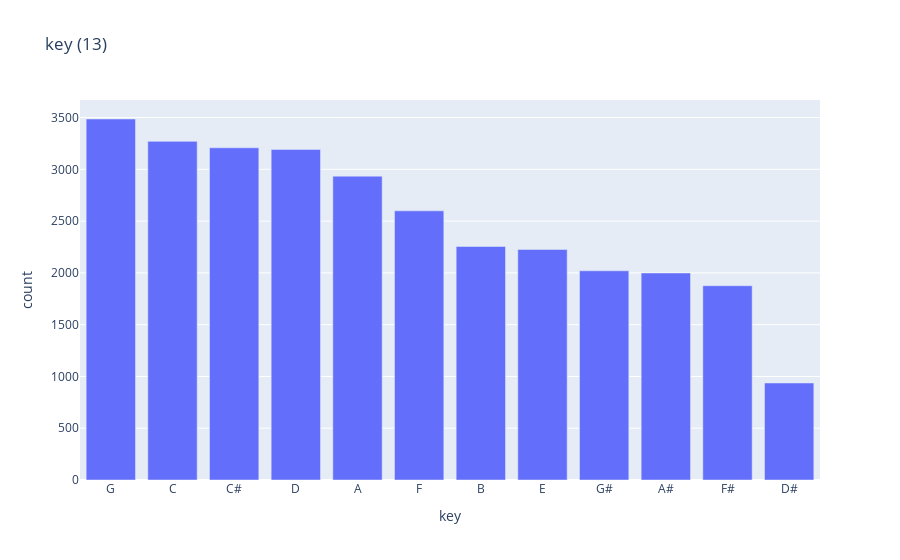
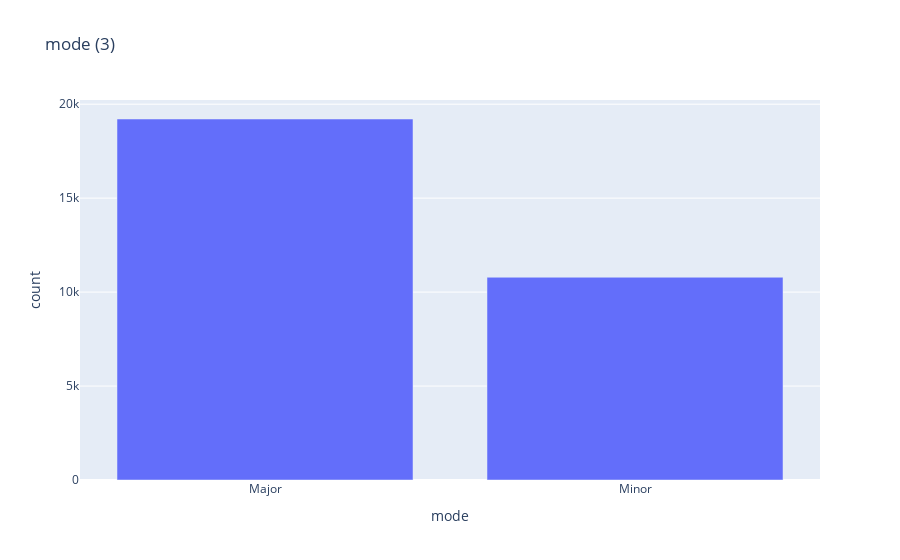
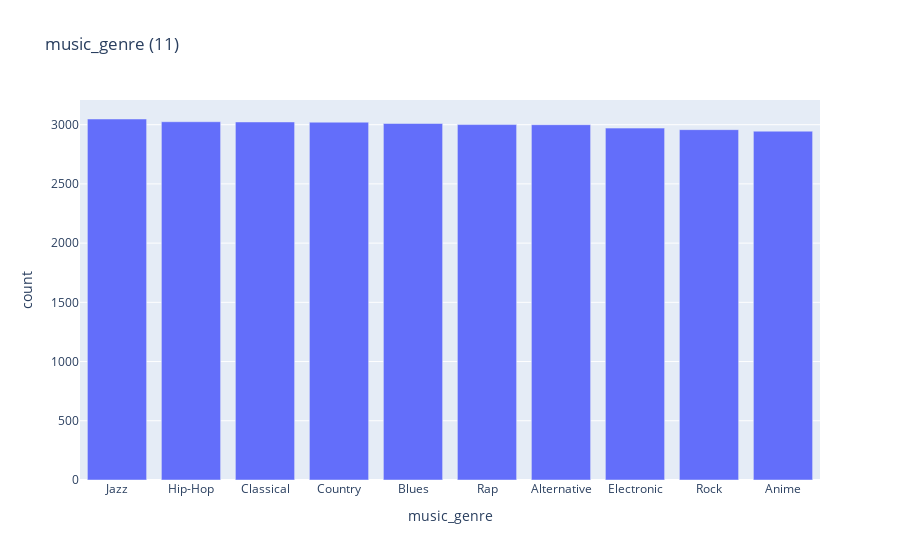

Notebook source saved alongside these figures, in order:
### Code cell
from pyspark.sql.functions import count, when, isnan, col

# Analyze data
print("Number of rows: ", app_df.count())
numerical_features = [t[0] for t in app_df.dtypes if t[1] == 'int' or t[1] == 'double']
categorical_features = [t[0] for t in app_df.dtypes if t[1] == 'string']
print("Number of numerical features: ", len(numerical_features))
print("Number of categorical features: ", len(categorical_features))

# print statistical summary of numerical features
descriptors = app_df.select(numerical_features).describe().toPandas()
# add missing values count
missing_values = app_df.select([count(when(isnan(c) | col(c).isNull(), c)).alias(c) for c in numerical_features]).toPandas()
missing_values["summary"] = "missing"
descriptors = pd.concat([descriptors, missing_values], ignore_index=True)
descriptors = descriptors.transpose()
descriptors = descriptors.rename(columns=descriptors.iloc[0]).drop(descriptors.index[0])
descriptors = descriptors.astype(float)

print("Statistical summary of numerical features:")
display(descriptors.round(2))

# print statistical summary of categorical features
print("Statistical summary of categorical features:")
for col in categorical_features:
    tmp_df = app_df.groupBy(col).count().toPandas().sort_values('count', ascending=False)
    tmp_df['percentage'] = tmp_df['count'] / tmp_df['count'].sum() * 100
    # use plotlyexpress to plot the data
    fig = px.bar(tmp_df, x=col, y='count', title=f"{col} ({app_df.select(col).distinct().count()})")
    fig.show()
    tmp_df = tmp_df.transpose().round(2)
    display(tmp_df.rename(columns=tmp_df.iloc[0]).drop(tmp_df.index[0]))

### Figure 1 — Plotly figure (JSON) as saved in the notebook; plotly's stock layout.template omitted (floating-point values rounded to 4 significant figures)
{"data": [{"alignmentgroup": "True", "hovertemplate": "key=%{x}<br>count=%{y}<extra></extra>", "legendgroup": "", "marker": {"color": "#636efa", "pattern": {"shape": ""}}, "name": "", "offsetgroup": "", "orientation": "v", "showlegend": false, "textposition": "auto", "type": "bar", "x": ["G", "C", "C#", "D", "A", "F", "B", "E", "G#", "A#", "F#", "D#", null], "xaxis": "x", "y": [3486, 3270, 3208, 3192, 2934, 2599, 2255, 2226, 2020, 1999, 1876, 937, 1], "yaxis": "y"}], "layout": {"barmode": "relative", "legend": {"tracegroupgap": 0}, "title": {"text": "key (13)"}, "xaxis": {"anchor": "y", "domain": [0, 1], "title": {"text": "key"}}, "yaxis": {"anchor": "x", "domain": [0, 1], "title": {"text": "count"}}}}

### Figure 2 — Plotly figure (JSON) as saved in the notebook; plotly's stock layout.template omitted (floating-point values rounded to 4 significant figures)
{"data": [{"alignmentgroup": "True", "hovertemplate": "mode=%{x}<br>count=%{y}<extra></extra>", "legendgroup": "", "marker": {"color": "#636efa", "pattern": {"shape": ""}}, "name": "", "offsetgroup": "", "orientation": "v", "showlegend": false, "textposition": "auto", "type": "bar", "x": ["Major", "Minor", null], "xaxis": "x", "y": [19212, 10790, 1], "yaxis": "y"}], "layout": {"barmode": "relative", "legend": {"tracegroupgap": 0}, "title": {"text": "mode (3)"}, "xaxis": {"anchor": "y", "domain": [0, 1], "title": {"text": "mode"}}, "yaxis": {"anchor": "x", "domain": [0, 1], "title": {"text": "count"}}}}

### Figure 3 — Plotly figure (JSON) as saved in the notebook; plotly's stock layout.template omitted (floating-point values rounded to 4 significant figures)
{"data": [{"alignmentgroup": "True", "hovertemplate": "music_genre=%{x}<br>count=%{y}<extra></extra>", "legendgroup": "", "marker": {"color": "#636efa", "pattern": {"shape": ""}}, "name": "", "offsetgroup": "", "orientation": "v", "showlegend": false, "textposition": "auto", "type": "bar", "x": ["Jazz", "Hip-Hop", "Classical", "Country", "Blues", "Rap", "Alternative", "Electronic", "Rock", "Anime", null], "xaxis": "x", "y": [3048, 3025, 3023, 3021, 3010, 3001, 3000, 2971, 2958, 2945, 1], "yaxis": "y"}], "layout": {"barmode": "relative", "legend": {"tracegroupgap": 0}, "title": {"text": "music_genre (11)"}, "xaxis": {"anchor": "y", "domain": [0, 1], "title": {"text": "music_genre"}}, "yaxis": {"anchor": "x", "domain": [0, 1], "title": {"text": "count"}}}}
